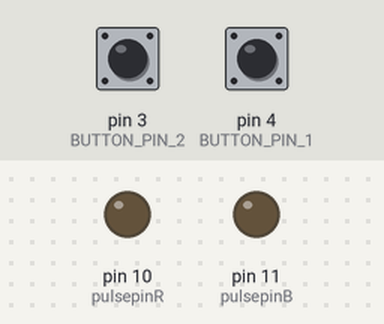
A sketch run on a simulated Arduino Uno, built with avr-gcc and run on an emulated ATmega328P. Parts: output pins drawn as LEDs (lit = HIGH). The test bench sets the inputs (shaded band); at power-on: pin 3 (BUTTON_PIN_2) HIGH, pin 4 (BUTTON_PIN_1) HIGH. The local clock reads 2024-03-15 10:24:30 at power-on unless the sketch sets it; what the sketch prints to the serial monitor is not drawn.

Above: at 1.2 s.
1.3 s: pin 3 (BUTTON_PIN_2) pulled LOW for 1 s
At 1.9 s:
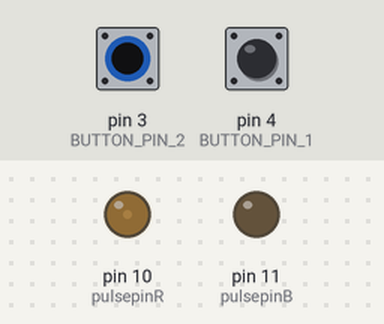
3.8 s: pin 3 (BUTTON_PIN_2) pulled LOW for 3.2 s
At 4.8 s:
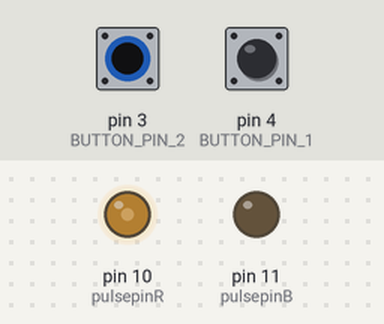
8.5 s: pin 3 (BUTTON_PIN_2) pulled LOW for 0.15 s
At 9.2 s:
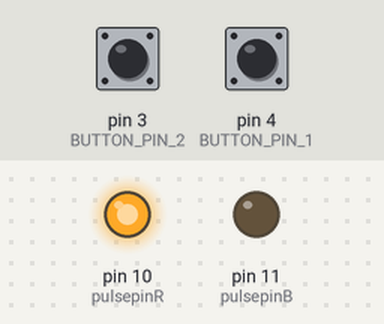
10.1 s: pin 3 (BUTTON_PIN_2) pulled LOW for 0.15 s
At 11.4 s:
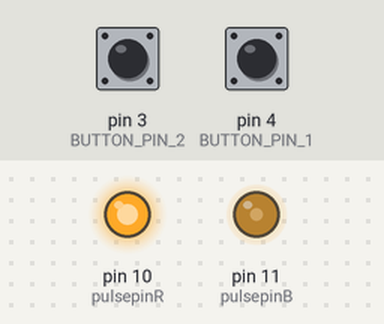
11.7 s: pin 3 (BUTTON_PIN_2) pulled LOW for 1 s
At 12.4 s:
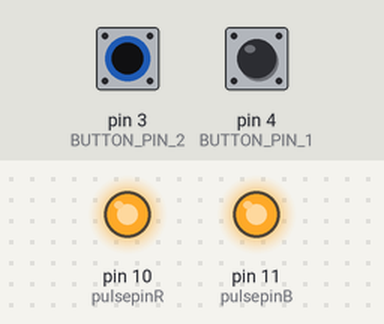
14.2 s: pin 4 (BUTTON_PIN_1) pulled LOW for 0.15 s
At 15.1 s:
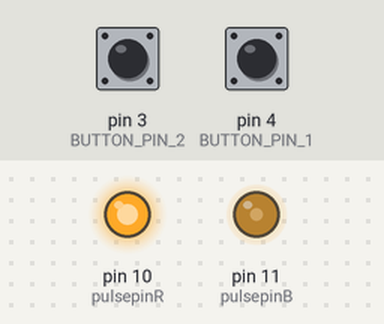
Timing chart, 0 to 16.8 s (numbered marks = the images above; inputs shaded):
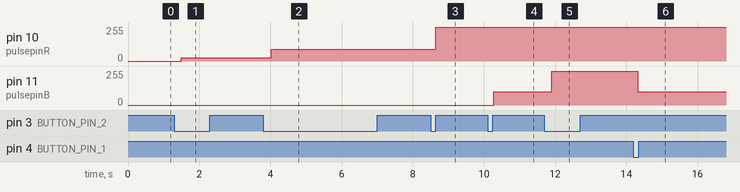

Measured:
- after the input at 1.3 s, pin 10 (pulsepinR): 0/255 → 24/255 after 0.20 s
- after the input at 3.8 s, pin 10 (pulsepinR): 24/255 → 90/255 after 0.22 s
- after the input at 8.5 s, pin 10 (pulsepinR): 90/255 → 254/255 after 0.15 s
- after the input at 10.1 s, pin 11 (pulsepinB): 0/255 → 100/255 after 0.17 s
- after the input at 11.7 s, pin 11 (pulsepinB): 100/255 → 254/255 after 0.20 s
- after the input at 14.2 s, pin 11 (pulsepinB): 254/255 → 100/255 after 0.13 s

The sketch:

Arduino-Wake-Light.ino
```cpp
#include <TimeLib.h>
#include <TimeAlarms.h>   //https://github.com/PaulStoffregen/TimeAlarms
#include <DS3232RTC.h>    //http://github.com/JChristensen/DS3232RTC
#include <Wire.h>         //http://arduino.cc/en/Reference/Wire (included with Arduino IDE)
#include <Bounce2.h>      //https://github.com/thomasfredericks/Bounce2

#define BUTTON_PIN_1 4
#define BUTTON_PIN_2 3

//-=-=-=-=-=-=-=-=-=-=-=-=-SET ALARM TIMES HERE-=-=-=-=-=-=-=-=-=-=-=-=-=-=-
int onHour = 5;
int onMinute = 45;
int offHour = 10;
int offMinute = 0;
//-=-=-=-=-=-=-=-=-=-=-=-=-=-=-=-=-=-=-=-=-=-=-=-=-=-=-=-=-=-=-=-=-=-=-=-=-=

int DST = 0;

//Fade Up Cycle Variables and Array--------------
int duty = 0;
int steps = 64;
int sunrisespeed = 5000; // 5000/(# of LED output pins)= fade up of ±27minutes
int sunrisespeed2 = 10000; // 5000/(# of LED output pins)= fade up of ±27minutes
int i;
int j;
int pulsepinB = 11;
int pulsepinR = 10;

int lookup[64] = {1,2,4,6,9,12,16,20,25,30,36,
42,49,56,64,72,81,90,100,110,121,132,
144,156,169,182,196,210,225,240,256,272,289,
306,324,342,361,380,400,420,441,462,484,506,
529,552,576,600,625,650,676,702,729,756,784,
812,841,870,900,930,961,972,982,992};

int manualSetting = 0;

// Instantiate a Bounce object
Bounce debouncer1 = Bounce();

// Instantiate another Bounce object
Bounce debouncer2 = Bounce();


//*******************************************************************************************************
void setup() {
  // Adjust the timer registers to a higher frequency to get rid of annoying hum from the LEDs:
  TCCR1B = (TCCR1B & 0b11111000) | 0x01;
  TCCR2B = (TCCR2B & 0b11111000) | 0x01;

  // Setup the output pins for the leds:
  pinMode(pulsepinR, OUTPUT);
  pinMode(pulsepinB, OUTPUT);

  // Setup the first button with an internal pull-up :
  pinMode(BUTTON_PIN_1,INPUT_PULLUP);
  // After setting up the button, setup the Bounce instance :
  debouncer1.attach(BUTTON_PIN_1);
  debouncer1.interval(3); // interval in ms

  // Setup the second button with an internal pull-up :
  pinMode(BUTTON_PIN_2,INPUT_PULLUP);
  // After setting up the button, setup the Bounce instance :
  debouncer2.attach(BUTTON_PIN_2);
  debouncer2.interval(3); // interval in ms

  //Set initial LED state to "Off"
  analogWrite(pulsepinR, 0);
  analogWrite(pulsepinB, 0);

  //Open Serial COM and Set time with RTC
  Serial.begin(9600);
  setSyncProvider(RTC.get);   // the function to get the time from the RTC; syncs time every 5 minutes
    if(timeStatus() != timeSet)
        Serial.println("Unable to sync with the RTC");
    else
        Serial.println("RTC has set the system time");

  CheckDST();

  //Set Alarm times for Lights On/Off (hh,mm,ss,program name)
  Alarm.alarmRepeat((onHour-DST),onMinute,0, fadeUp);           //  Turn on the light
  Alarm.alarmRepeat((offHour-DST),offMinute,0, lightOff);       //  Turn off the light
  Alarm.alarmRepeat(dowSunday,2,15,0, CheckDST);               //  Check DST status

  timePrint();
  versPrint();
  Serial.end();
}

//*******************************************************************************************************
void loop() {
  Alarm.delay(100);
  debouncer1.update();
  debouncer2.update();

  // Trigger button functions on falling edge
  if (debouncer1.fell()) {
    manualNeg();
  }
  if (debouncer2.fell()) {
    manualPos();
  }
  if (debouncer2.rose() && debouncer1.rose()) {
    fadeUp();
  }
}

//*******************************************************************************************************
void manualNeg() {
  manualSetting--;
  Alarm.delay(25);
  manualSet();
}
//*******************************************************************************************************
void manualPos() {
  manualSetting++;
  Alarm.delay(25);
   manualSet();
}
//*******************************************************************************************************
void manualSet() {
  manualSetting = constrain(manualSetting, 0, 5);
    switch (manualSetting) {
      case 0:
        analogWrite(pulsepinR, 0);
        analogWrite(pulsepinB, 0);
        break;
      case 1:
        analogWrite(pulsepinR, 24);
        analogWrite(pulsepinB, 0);
        break;
      case 2:
        analogWrite(pulsepinR, 90);
        analogWrite(pulsepinB, 0);
        break;
      case 3:
        analogWrite(pulsepinR, 254);
        analogWrite(pulsepinB, 0);
        break;
      case 4:
        analogWrite(pulsepinR, 254);
        analogWrite(pulsepinB, 100);
        break;
      case 5:
        analogWrite(pulsepinR, 254);
        analogWrite(pulsepinB, 254);
        break;
      default:
        manualSetting = 0;
        analogWrite(pulsepinR, 24);
        analogWrite(pulsepinB, 0);
        break;
  Alarm.delay(5);
  }
}

//*******************************************************************************************************
//Turn ON the light via Alarm
void fadeUp(){
//  Serial.println("Alarm: - turn lights on");

  for (i=0; i<steps; i++)
  {
    duty = lookup[i] * 5;
    for (j=0; j<sunrisespeed; j++)
    {
      // one pulse of PWM
      digitalWrite(pulsepinR, HIGH);
      delayMicroseconds(duty);
      digitalWrite(pulsepinR, LOW);
      delayMicroseconds(5000-duty);
      }
  }
digitalWrite(pulsepinR, HIGH);
duty = 0;
  {
  for (i=0; i<steps; i++)
    {
    duty = lookup[i] * 5;
    for (j=0; j<sunrisespeed2; j++)
      {
      digitalWrite(pulsepinB, HIGH);
      delayMicroseconds(duty);
      digitalWrite(pulsepinB, LOW);
      delayMicroseconds(5000-duty);
      }
    }
  }
digitalWrite(pulsepinB, HIGH);
manualSetting == 5;
}

//*******************************************************************************************************
//Turn off the light via Alarm
void lightOff(){
//  Serial.println("Alarm: - turn lights off");
  digitalWrite(pulsepinR, LOW);
  digitalWrite(pulsepinB, LOW);
  manualSetting == 0;
}

//*******************************************************************************************************
//Check time
void timePrint(void){
    // digital clock display of the time
    Serial.print(hour());
    printDigits(minute());
    printDigits(second());
    Serial.print(' ');
    Serial.print(day());
    Serial.print(' ');
    Serial.print(month());
    Serial.print(' ');
    Serial.print(year());
    Serial.println();
}

//*******************************************************************************************************
// Utility function for serial clock readout: prints preceding colon and leading 0
void printDigits(int digits){
    Serial.print(':');
    if(digits < 10)
        Serial.print('0');
    Serial.print(digits);
}

//*******************************************************************************************************
//Check for Daylight Saving Time
void CheckDST(){


// ********************* Calculate offset for Sunday *********************
   int y = year();                // DS3231 uses two digit year (required here)
   int x = (1 + 5*y/4) % 7;       // remainder will identify which day of month
                                  // is Sunday by subtracting x from the one
                                  // or two week window.  First two weeks for March
                                  // and first week for November
 // *********** Test DST: BEGINS on 2nd Sunday of March @ 2:00 AM *********
   if(month() == 3 && day() == (14 - x)) {
        DST = 1;                           // Daylight Savings Time is TRUE (add one hour)
       }
   if((month() == 3 && day() > (14 - x)) || (month() > 3 && month() < 11)) {
        DST = 1;
       }
// ************* Test DST: ENDS on 1st Sunday of Nov @ 2:00 AM ************
   if(month() == 11 && day() == (7 - x)) {
        DST = 0;                            // daylight savings time is FALSE (Standard time)
       }
   if((month() == 11 && day() > (7 - x)) || month() > 11 || month() < 3) {
        DST = 0;
       }
}
//*******************************************************************************************************
//Announce Version
void versPrint(){
  Serial.print("WakeLight v3.3.11");
}
// Version notes:
// v3.3.0 Output pins switched to match wire configuration
//        Second sunrise speed added to slow doubled LED strip set
//     .1 Corrected fadeUp button2PushCounter final line
//     .2 Removed digitalWrite commands from lightOff()*
//        Rearranged serial prints for manual operation after counter change
//     .3 Changed button2PushCounter command in lightOff and fadeUp
//     .4 Defined buton push == 0 for both manual modes. Removed excessive Alarm.delays from manual modes.
//        Added digitalWrite back to lightOff and added button count resets. Reversed intensity order for warmOnly
//     .5 Added Daylight Saving Time adjustment
//     .6 Added DST check to setup in case of unplug or reset
//     .7 Added Register change to PWM freq to get rid of audible sound at lower duty cycles
//     .8 Changed button behavior to move up and down brightness scale similarly to wake up function.
//     .9 Set DST to 0 in setup, Changed DST equation, fixed manualSetting at end of fadeup()
//     .10 Added reboot after DST change using PNP transistor to connect RST pin to ground [failed]
//     .11 Added dual-button fadeup, Modified general month rule for DST true.
```
